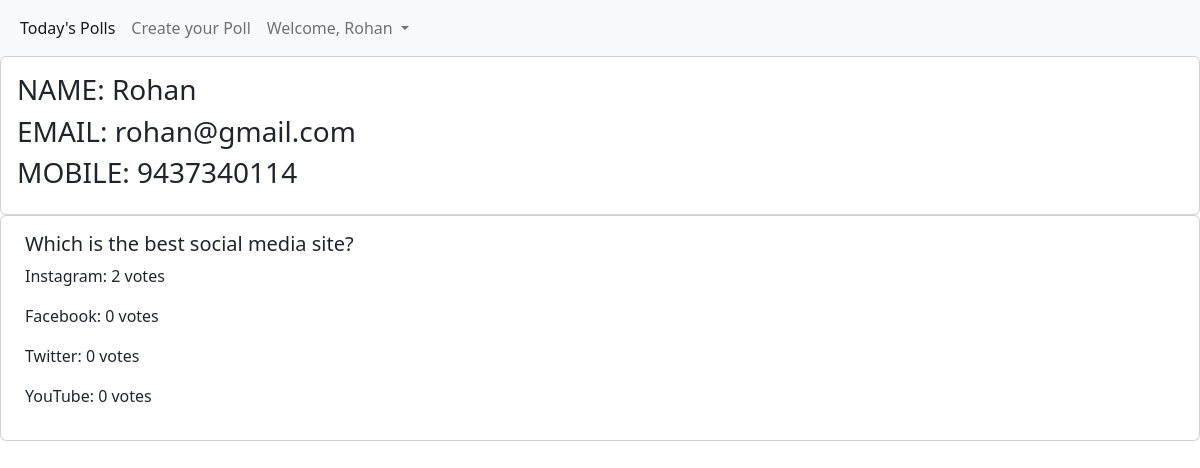
The app's page /poll/result (signed in) with its own data.
### poll/models.py (models this page shows, shortened)
class Profile(models.Model):
    user = models.OneToOneField(User, on_delete=models.CASCADE)
    phone_number = models.CharField(max_length=12, blank=True)
    question_id = models.IntegerField(default = 0)

class Poll(models.Model):
    userid = models.ForeignKey(User, on_delete=models.DO_NOTHING)
    question = models.TextField()
    option_one = models.CharField(max_length=30)
    option_two = models.CharField(max_length=30)
    option_three = models.CharField(max_length=30)
    option_four = models.CharField(max_length=30)
    option_one_count = models.IntegerField(default=0)
    option_two_count = models.IntegerField(default=0)
    option_three_count = models.IntegerField(default=0)
    option_four_count = models.IntegerField(default=0)

### poll/views.py (the view)
# urls.py: path('result', views.result, name='result'),
def result(request):
    user = User.objects.get(username = request.user)
    poll = Poll.objects.filter(userid = request.user)
    account = Profile.objects.get(user_id = request.user)
    context={
        "user" : user,
        "poll" : poll,
        "account" : account
    }
    return render(request, 'poll/profile.html' , context)

### templates/poll/profile.html (shortened to what this page needs)
{% extends 'base.html' %}
{% block content %}
<nav class="navbar navbar-expand-lg navbar-light bg-light">
    <div class="container-fluid">
      <div class="collapse navbar-collapse" id="navbarSupportedContent">
        <ul class="navbar-nav me-auto mb-2 mb-lg-0">
          <li class="nav-item">
            <a class="nav-link active" aria-current="page" href="{% url 'home' %}">Today's Polls</a>
          </li>
          <li class="nav-item">
            <a class="nav-link" href="{% url 'create' %}">Create your Poll</a>
          </li>
          <li class="nav-item dropdown">
            <a class="nav-link dropdown-toggle" href="#" id="navbarDropdown" role="button" data-bs-toggle="dropdown" aria-expanded="false">
                Welcome, {{user.username}}
            </a>
          </li>
        </ul>
      </div>
    </div>
</nav>
<div class="card">
    <div class="card-body">
        <h3>NAME: {{user.first_name}}</h3>
        <h3>EMAIL: {{user.email}}</h3>
        <h3>MOBILE: {{account.phone_number}}</h3>
    </div>
</div>
{% for p in poll %}
    <div class="card px-4 py-3">
        <h5>{{p.question}}</h5>
        <p>{{p.option_one}}: {{p.option_one_count}} votes</p>
        <p>{{p.option_two}}: {{p.option_two_count}} votes</p>
        <p>{{p.option_three}}: {{p.option_three_count}} votes</p>
        <p>{{p.option_four}}: {{p.option_four_count}} votes</p>
    </div>
{% endfor %}
{% endblock content %}

### records on screen
Profile: phone_number "9437340114"
Poll: question "Which is the best social media site?", option_one "Instagram", option_one_count "2", option_two "Facebook", option_two_count "0", option_three "Twitter", option_three_count "0", option_four "YouTube", option_four_count "0"

### other values on screen
{{ user.username }} "Rohan"
{{ user.first_name }} "Rohan"
{{ user.email }} "rohan@gmail.com"
